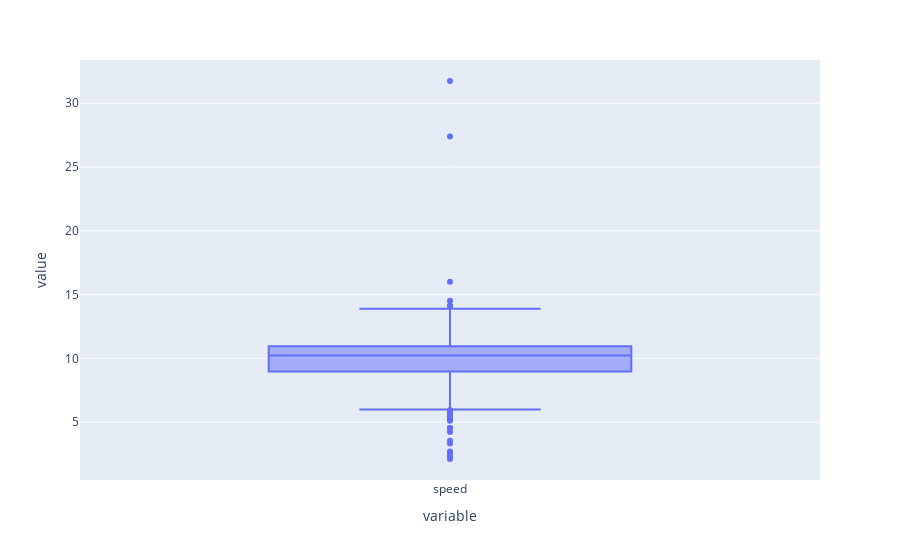

The notebook cell this image was saved under:
### Markdown cell above
#### # of Runs

### Code cell
px.box(df_runs['speed'])

### Figure 1 — Plotly figure (JSON) as saved in the notebook; plotly's stock layout.template omitted (floating-point values rounded to 4 significant figures; data arrays with more than 128 entries replaced by an {"elided": "..."} marker saying what was removed)
{"data": [{"alignmentgroup": "True", "hovertemplate": "variable=%{x}<br>value=%{y}<extra></extra>", "legendgroup": "", "marker": {"color": "#636efa"}, "name": "", "notched": false, "offsetgroup": "", "orientation": "v", "showlegend": false, "type": "box", "x": {"elided": "538 str values"}, "x0": " ", "xaxis": "x", "y": {"elided": "538 float values"}, "y0": " ", "yaxis": "y"}], "layout": {"autosize": true, "boxmode": "group", "legend": {"tracegroupgap": 0}, "margin": {"t": 60}, "xaxis": {"anchor": "y", "autorange": true, "domain": [0, 1], "range": [-0.5, 0.5], "title": {"text": "variable"}, "type": "category"}, "yaxis": {"anchor": "x", "autorange": true, "domain": [0, 1], "range": [0.4619, 33.39], "title": {"text": "value"}, "type": "linear"}}}
